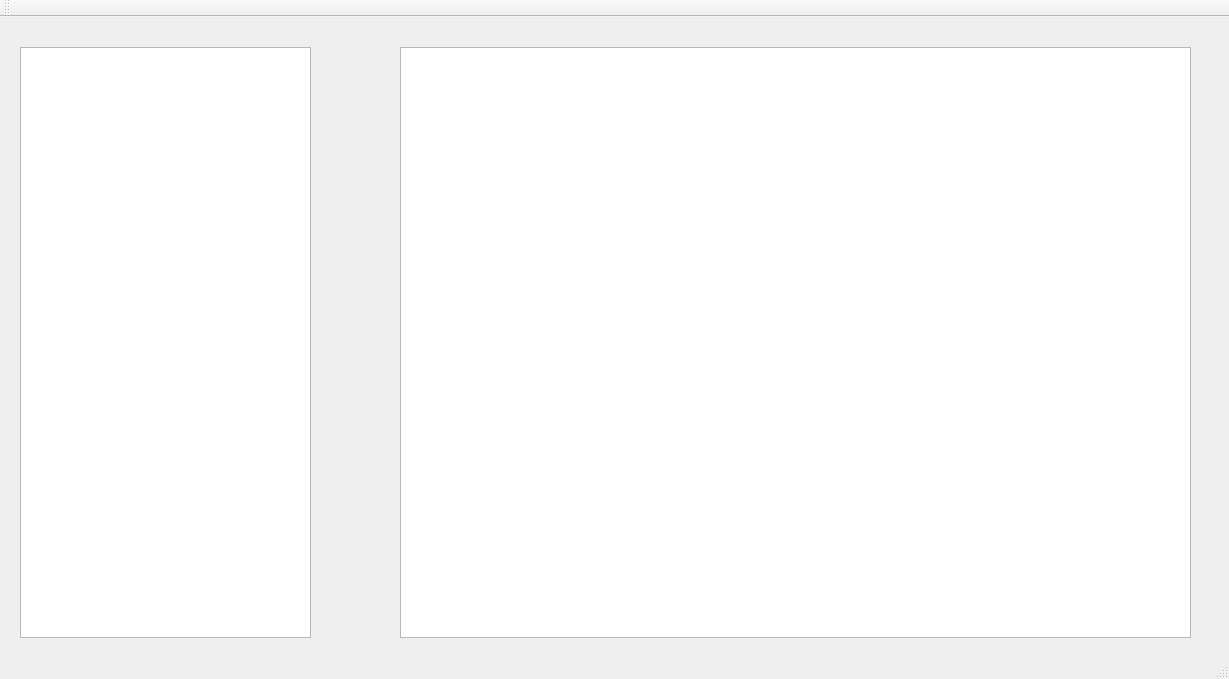
<?xml version="1.0" encoding="UTF-8"?>
<ui version="4.0">
 <class>MainWindow</class>
 <widget class="QMainWindow" name="MainWindow">
  <property name="geometry">
   <rect>
    <x>0</x>
    <y>0</y>
    <width>1229</width>
    <height>679</height>
   </rect>
  </property>
  <property name="windowTitle">
   <string>MainWindow</string>
  </property>
  <widget class="QWidget" name="centralWidget">
   <widget class="QListView" name="listView">
    <property name="geometry">
     <rect>
      <x>20</x>
      <y>30</y>
      <width>291</width>
      <height>591</height>
     </rect>
    </property>
   </widget>
   <widget class="QTextBrowser" name="textBrowser">
    <property name="geometry">
     <rect>
      <x>400</x>
      <y>30</y>
      <width>791</width>
      <height>591</height>
     </rect>
    </property>
   </widget>
  </widget>
  <widget class="QMenuBar" name="menuBar">
   <property name="geometry">
    <rect>
     <x>0</x>
     <y>0</y>
     <width>1229</width>
     <height>23</height>
    </rect>
   </property>
  </widget>
  <widget class="QToolBar" name="mainToolBar">
   <attribute name="toolBarArea">
    <enum>TopToolBarArea</enum>
   </attribute>
   <attribute name="toolBarBreak">
    <bool>false</bool>
   </attribute>
  </widget>
  <widget class="QStatusBar" name="statusBar"/>
 </widget>
 <layoutdefault spacing="6" margin="11"/>
 <resources/>
 <connections/>
</ui>
